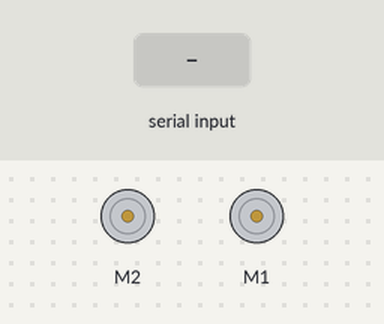
Recording of a sketch running on a simulated Arduino Uno, built with avr-gcc and run on an emulated ATmega328P. Parts: 2 × DC motor (green arrow = forward, orange = backward, longer = faster). The inputs (shaded band) are chosen by the test bench.

Above: at 1.2 s.
1.3 s: "90,45&" received over Serial
At 2.5 s:
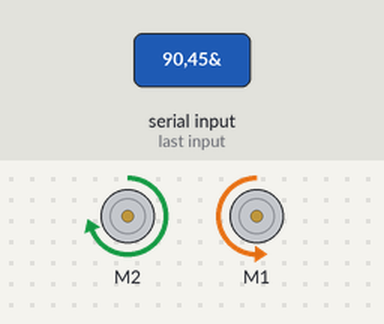
2.8 s: "30,150&" received over Serial
At 3.8 s:
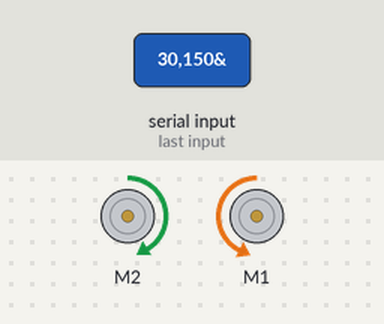
4.3 s: "5&" received over Serial
At 4.7 s:
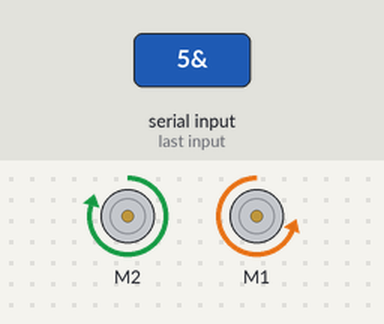
5.8 s: "90&" received over Serial
At 7.0 s:
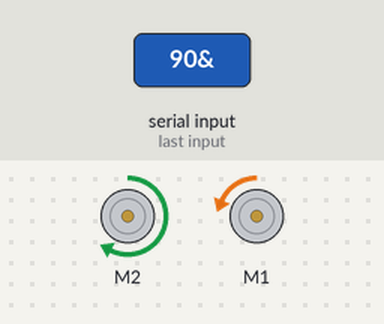
7.3 s: "200&" received over Serial
At 8.3 s:
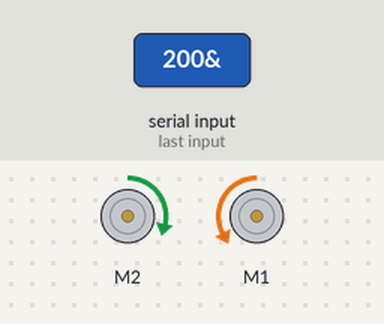
8.8 s: "1,90&" received over Serial
At 9.5 s:
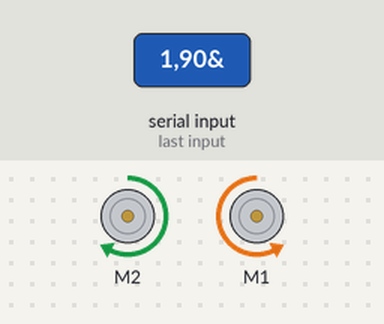
Timing chart, 0 to 11.3 s (numbered marks = the images above; inputs shaded):
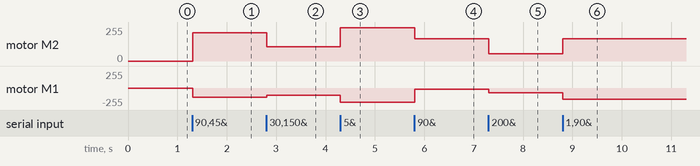

Measured:
- after the input at 1.3 s, motor M2: stopped → forward 211/255 at once; motor M1: stopped → backward 137/255 at once
- after the input at 2.8 s, motor M2: forward 211/255 → forward 106/255 at once; motor M1: backward 137/255 → backward 110/255 at once
- after the input at 4.3 s, motor M2: forward 106/255 → forward 251/255 at once; motor M1: backward 110/255 → backward 211/255 at once
- after the input at 5.8 s, motor M2: forward 251/255 → forward 166/255 at once; motor M1: backward 211/255 → backward 18/255 at once
- after the input at 7.3 s, motor M2: forward 166/255 → forward 56/255 at once; motor M1: backward 18/255 → backward 72/255 at once
- after the input at 8.8 s, motor M2: forward 56/255 → forward 166/255 at once; motor M1: backward 72/255 → backward 166/255 at once

The sketch:

serial_motor_control.ino
```cpp
#include <SoftwareSerial.h>
#include <Wire.h>
#include <Adafruit_MotorShield.h>
#include "utility/Adafruit_MS_PWMServoDriver.h"

String data;

//initialise motors
Adafruit_MotorShield AFMS = Adafruit_MotorShield();
Adafruit_DCMotor *left_motor = AFMS.getMotor(1);
Adafruit_DCMotor *right_motor = AFMS.getMotor(2);

void setup() {
  // put your setup code here, to run once:
  Serial.begin(9600);
  AFMS.begin();
}

void loop() {
  // put your main code here, to run repeatedly:

}

void motor_control(float dir, float pace) {
  float right_speed, left_speed;

  if(dir >= 0){
    right_speed = 1;
    left_speed = 1 - 2 * dir;
  }

  else{
    right_speed = 1 + 2 * dir;
    left_speed = 1;
  }

  //set speeds
  right_speed = right_speed * pace;
  left_speed = left_speed * pace;

  //run motors
  run_motor(right_speed, right_motor);
  run_motor(left_speed, left_motor);

  //feedback to pc
  //Serial.println("(" + String(left_speed) + "," + String(right_speed) + ")");
}

void run_motor(float motor_speed, Adafruit_DCMotor *motor)
{
  //-1 < motor_speed < 1
  int abs_speed = (int)abs(motor_speed * 255);

  //set speed
  motor->setSpeed(abs_speed);

  //forwards or backwards
  if (motor_speed > 0){
    motor->run(FORWARD);
  }
  else{
    motor->run(BACKWARD);
  }
}

void serialEvent() {
  float dir, pace;
  int comma_index;

  while (Serial.available()){
    // data format = "dir,pace"
    // -1 < dir < 1 & -1 < pace < 1
    data = Serial.readStringUntil('&');
  }
    comma_index = data.indexOf(',');

    // extract vals
    dir = data.substring(0, comma_index).toFloat();
    pace = data.substring(comma_index + 1).toFloat();

    // turn motors
    motor_control(dir, pace);
}
```
